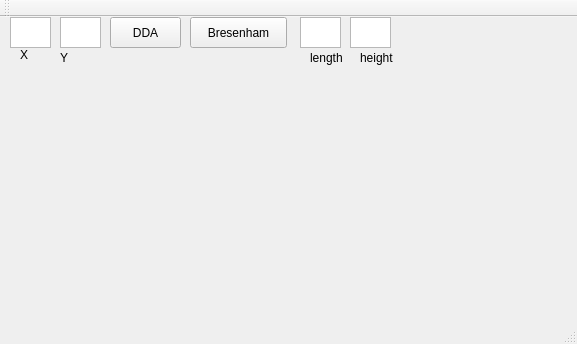
<?xml version="1.0" encoding="UTF-8"?>
<ui version="4.0">
 <class>Pixel</class>
 <widget class="QMainWindow" name="Pixel">
  <property name="geometry">
   <rect>
    <x>0</x>
    <y>0</y>
    <width>577</width>
    <height>344</height>
   </rect>
  </property>
  <property name="windowTitle">
   <string>Pixel</string>
  </property>
  <widget class="QWidget" name="centralWidget">
   <widget class="QPushButton" name="pushButton">
    <property name="geometry">
     <rect>
      <x>110</x>
      <y>0</y>
      <width>71</width>
      <height>31</height>
     </rect>
    </property>
    <property name="text">
     <string>DDA</string>
    </property>
   </widget>
   <widget class="QTextEdit" name="textEdit">
    <property name="geometry">
     <rect>
      <x>10</x>
      <y>0</y>
      <width>41</width>
      <height>31</height>
     </rect>
    </property>
   </widget>
   <widget class="QTextEdit" name="textEdit_2">
    <property name="geometry">
     <rect>
      <x>60</x>
      <y>0</y>
      <width>41</width>
      <height>31</height>
     </rect>
    </property>
   </widget>
   <widget class="QLabel" name="label">
    <property name="geometry">
     <rect>
      <x>20</x>
      <y>30</y>
      <width>31</width>
      <height>16</height>
     </rect>
    </property>
    <property name="text">
     <string>X</string>
    </property>
   </widget>
   <widget class="QLabel" name="label_2">
    <property name="geometry">
     <rect>
      <x>60</x>
      <y>30</y>
      <width>21</width>
      <height>21</height>
     </rect>
    </property>
    <property name="text">
     <string>Y</string>
    </property>
   </widget>
   <widget class="QLabel" name="label_3">
    <property name="geometry">
     <rect>
      <x>14</x>
      <y>70</y>
      <width>391</width>
      <height>231</height>
     </rect>
    </property>
    <property name="text">
     <string/>
    </property>
   </widget>
   <widget class="QTextEdit" name="textEdit_3">
    <property name="geometry">
     <rect>
      <x>300</x>
      <y>0</y>
      <width>41</width>
      <height>31</height>
     </rect>
    </property>
   </widget>
   <widget class="QTextEdit" name="textEdit_4">
    <property name="geometry">
     <rect>
      <x>350</x>
      <y>0</y>
      <width>41</width>
      <height>31</height>
     </rect>
    </property>
   </widget>
   <widget class="QLabel" name="label_4">
    <property name="geometry">
     <rect>
      <x>310</x>
      <y>30</y>
      <width>65</width>
      <height>21</height>
     </rect>
    </property>
    <property name="text">
     <string>length</string>
    </property>
   </widget>
   <widget class="QLabel" name="label_5">
    <property name="geometry">
     <rect>
      <x>360</x>
      <y>30</y>
      <width>65</width>
      <height>21</height>
     </rect>
    </property>
    <property name="text">
     <string>height</string>
    </property>
   </widget>
   <widget class="QPushButton" name="pushButton_2">
    <property name="geometry">
     <rect>
      <x>190</x>
      <y>0</y>
      <width>97</width>
      <height>31</height>
     </rect>
    </property>
    <property name="text">
     <string>Bresenham</string>
    </property>
   </widget>
  </widget>
  <widget class="QMenuBar" name="menuBar">
   <property name="geometry">
    <rect>
     <x>0</x>
     <y>0</y>
     <width>577</width>
     <height>27</height>
    </rect>
   </property>
  </widget>
  <widget class="QToolBar" name="mainToolBar">
   <attribute name="toolBarArea">
    <enum>TopToolBarArea</enum>
   </attribute>
   <attribute name="toolBarBreak">
    <bool>false</bool>
   </attribute>
  </widget>
  <widget class="QStatusBar" name="statusBar"/>
 </widget>
 <layoutdefault spacing="6" margin="11"/>
 <resources/>
 <connections/>
</ui>
